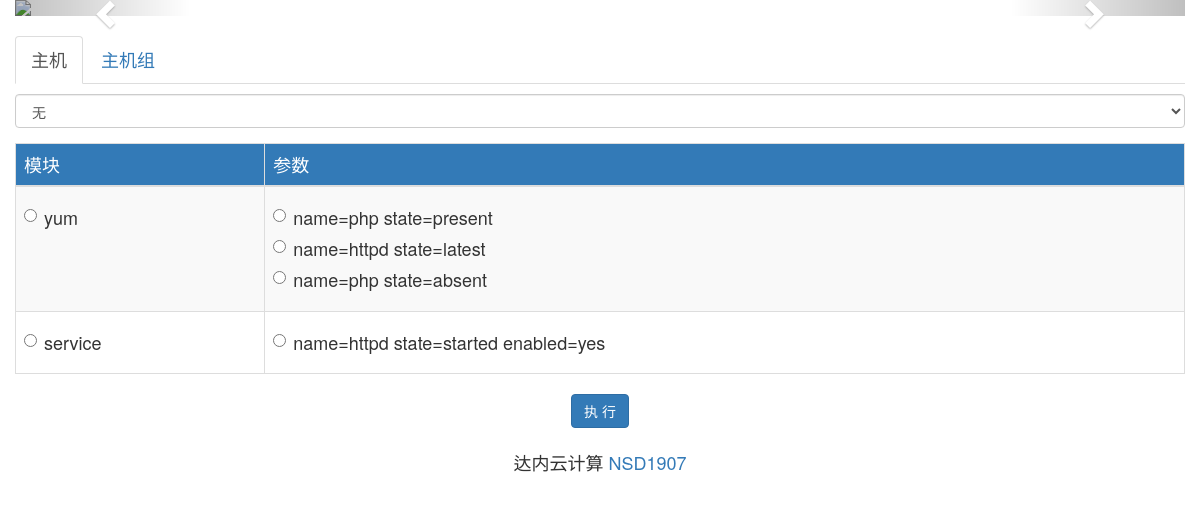
Screenshot of /webadmin/tasks/ with the database file from the repository.
### webadmin/models.py (models this page shows, shortened)
class Module(models.Model):
    modulename = models.CharField(max_length=50, unique=True)

class Argument(models.Model):
    arg_text = models.CharField(max_length=200)
    module = models.ForeignKey(Module)

### webadmin/views.py (the view, shortened to what this page needs)
def tasks(request):
    hosts = Host.objects.all()
    groups = HostGroup.objects.all()
    modules = Module.objects.all()
    context = {'hosts': hosts, 'groups': groups, 'modules': modules}
    return render(request, 'tasks.html', context)

### templates/tasks.html (shortened to what this page needs)
{% extends 'base.html' %}
{% load static %}
{% block content %}
    <ul class="nav nav-tabs h4">
        <li class="active">
            <a href="#server" data-toggle="tab">主机</a>
        </li>
        <li>
            <a href="#servergroup" data-toggle="tab">主机组</a>
        </li>
    </ul>
        <form action="" method="post">
            <div class="tab-content h4">
                <div class="tab-pane active fade in form-group" id="server">
                    <select class="form-control" name="ip">
                        <option value="">无</option>
                    </select>
                </div>
            </div>
            <table class="table table-striped table-hover table-bordered">
                <thead class="bg-primary">
                <tr>
                    <td>模块</td>
                    <td>参数</td>
                </tr>
                </thead>
                {% for module in modules %}
                    <tr>
                        <td>
                            <div class="radio">
                                <label>
                                    <input type="radio" name="module" value="{{ module.modulename }}">
                                    {{ module.modulename }}
                                </label>
                            </div>
                        </td>
                        <td>
                            <ul class="list-unstyled">
                                {% for args in module.argument_set.all %}
                                    <li class="radio">
                                        <label>
                                            <input type="radio" name="param" value="{{ args.arg_text }}">
                                            {{ args.arg_text }}
                                        </label>
                                    </li>
                                {% endfor %}
                            </ul>
                        </td>
                    </tr>
                {% endfor %}
            </table>
            <div class="form-group text-center">
                <input class="btn btn-primary" type="submit" value="执 行">
            </div>
        </form>
{% endblock %}

### rows the page displays
Module: modulename "yum"
Argument: arg_text "name=php state=present"
Argument: arg_text "name=httpd state=latest"
Argument: arg_text "name=php state=absent"
Module: modulename "service"
Argument: arg_text "name=httpd state=started enabled=yes"
